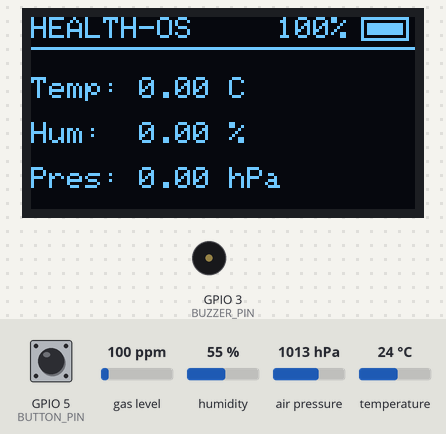
Bench run of a sketch on a simulated ESP32. On the bench: 128×64 one-colour display, buzzer (waves = sounding). Inputs (shaded band) come from the test bench; at power-on: GPIO 5 (BUTTON_PIN) HIGH, gas level 100 ppm, humidity 55 %, air pressure 1013 hPa, temperature 24 °C. WiFi joins after 1.5 s; servers stay silent unless stated; uploads are accepted with an empty reply; random numbers use the default seed unless the sketch sets one; what the sketch prints to the serial monitor is not drawn. At 13.1 s the program puts the board to deep sleep or switches it off; the recording ends there.

Above: at 1.3 s.
1.4 s: GPIO 5 (BUTTON_PIN) pulled LOW for 0.15 s
At 6.3 s:
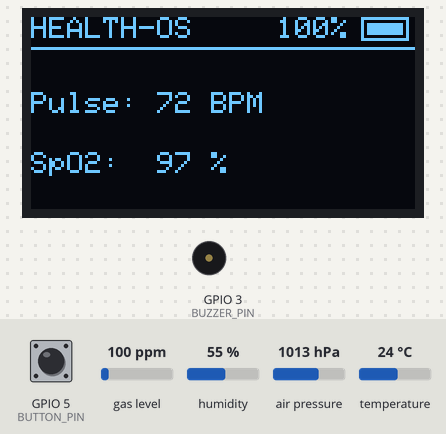
8.2 s: GPIO 5 (BUTTON_PIN) pulled LOW for 0.15 s
At 9.4 s:
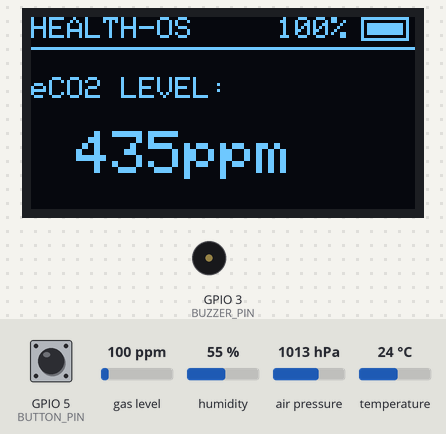
9.8 s: gas level set to 20 ppm
At 11.5 s:
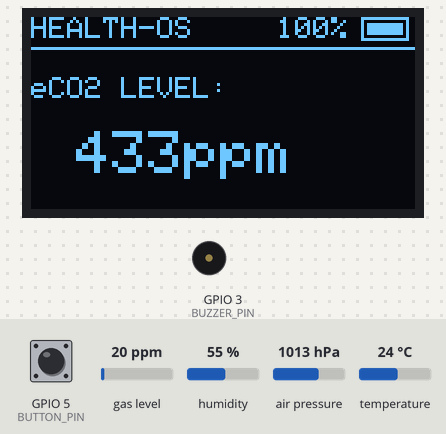
12.5 s: GPIO 5 (BUTTON_PIN) pulled LOW for 1 s
At 12.91 s:
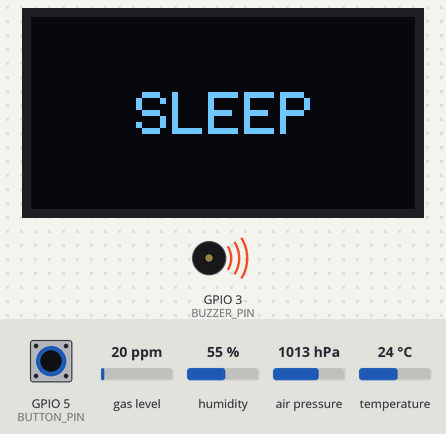
Timing chart, 0 to 13.1 s (numbered marks = the images above; inputs shaded):
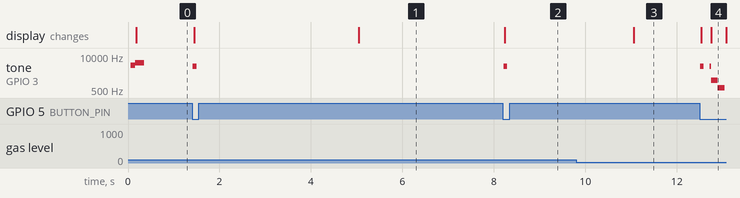

Measured:
- after the input at 1.4 s, tone on GPIO 3 (BUZZER_PIN): silent → 4000 Hz at once, → silent 0.08 s later
- after the input at 8.2 s, tone on GPIO 3 (BUZZER_PIN): silent → 4000 Hz at once, → silent 0.08 s later; the display: changes at once (image 2)
- after the input at 9.8 s, the display: changes after 1.3 s (image 3)
- after the input at 12.5 s, tone on GPIO 3 (BUZZER_PIN): plays 4000 Hz for 0.08 s, 4000 Hz for 0.03 s, 1200 Hz for 0.15 s, 600 Hz for 0.15 s, starting at once; the display: first changes at once (image 4 shows a later state)

The sketch:

c3.ino
```cpp
#include <Wire.h>
#include <Adafruit_GFX.h>
#include <Adafruit_SH110X.h>
#include <WiFi.h>
#include <WiFiClientSecure.h>
#include <HTTPClient.h>
#include <Adafruit_Sensor.h>
#include <Adafruit_BME680.h>

// --- PINS & ADDR ---
#define SDA_PIN 8
#define SCL_PIN 9
#define BUTTON_PIN 5
#define BUZZER_PIN 3
#define OLED_ADDR 0x3C

// --- WIFI & TELEGRAM ---
const char* ssid = "BUM";
const char* password = "siyamnanine9";
String BOT_TOKEN = "8761018296:AAECHlhVZagGAyzq8CXKDIWt2v9tLaPF-bM";
String CHAT_ID = "5212925855";
String CHAT_ID_2 = "2091725214";

// --- WEBSITE CONFIG ---
const char* serverName = "http://10.140.83.66:8000/api/vitals/live";

Adafruit_SH1106G display = Adafruit_SH1106G(128, 64, &Wire, -1);
Adafruit_BME680 bme;

// --- TIMERS & VARIABLES ---
unsigned long sendInterval = 15000;
unsigned long webSendInterval = 1000;
unsigned long lastNormalSendTime = 0;
unsigned long lastWebSendTime = 0;
unsigned long lastDebounce = 0;
unsigned long lastSerialPrint = 0;
unsigned long lastVitalUpdate = 0;
unsigned long lastBmeRead = 0;

int screenState = 0;
int batteryPct = 100;
bool alertSent = false;

float temp, hum, pressure, gas;
int tvoc, eco2;
int pulseRate = 75, oxygenLevel = 98;

// --- TELEGRAM TASK ---
String telegramMsgToSend = "";
bool telegramCritical = false;
volatile bool telegramSendFlag = false;

void telegramTaskCode(void * pvParameters) {
  for(;;) {
    if (telegramSendFlag) {
      if (WiFi.status() == WL_CONNECTED) {
        WiFiClientSecure client; client.setInsecure();
        HTTPClient https;
        String url1 = "https://api.telegram.org/bot" + BOT_TOKEN + "/sendMessage?chat_id=" + CHAT_ID + "&text=" + telegramMsgToSend;
        https.begin(client, url1); https.GET(); https.end();
        String url2 = "https://api.telegram.org/bot" + BOT_TOKEN + "/sendMessage?chat_id=" + CHAT_ID_2 + "&text=" + telegramMsgToSend;
        https.begin(client, url2); https.GET(); https.end();
        if (telegramCritical) {
          tone(BUZZER_PIN, 2000); delay(1000); noTone(BUZZER_PIN);
        }
      }
      telegramSendFlag = false;
    }
    vTaskDelay(200 / portTICK_PERIOD_MS);
  }
}

void sendTelegram(String message, bool isCritical) {
  if (!telegramSendFlag) {
    telegramMsgToSend = message;
    telegramCritical = isCritical;
    telegramSendFlag = true;
  }
}

void sendToWebsite() {
  if (WiFi.status() == WL_CONNECTED) {
    WiFiClient client;
    HTTPClient http;

    http.begin(client, serverName);
    http.addHeader("Content-Type", "application/json");

    String json = "{";
    json += "\"temp\":" + String(temp) + ",";
    json += "\"humidity\":" + String(hum) + ",";
    json += "\"pressure\":" + String(pressure) + ",";
    json += "\"pulse_rate\":" + String(pulseRate) + ",";
    json += "\"spo2\":" + String(oxygenLevel) + ",";
    json += "\"eco2\":" + String(eco2) + ",";
    json += "\"tvoc\":" + String(tvoc);
    json += "}";

    int httpResponseCode = http.POST(json);

    Serial.println("\n[ WEB SYNC STATUS ]");
    if (httpResponseCode > 0) {
      Serial.print("Result: SUCCESS | Code: "); Serial.println(httpResponseCode);
    } else {
      Serial.print("Result: FAILED  | Error: "); Serial.println(http.errorToString(httpResponseCode).c_str());
    }
    http.end();
  } else {
    Serial.println("\n[ WEB SYNC STATUS ] Result: FAILED (No WiFi Connection)");
  }
}

// ==========================================
// UPDATED TELEGRAM FORMAT
// ==========================================
void checkReportingLogic() {
  if (eco2 >= 1200) {
    if (!alertSent) {
      sendTelegram("🚨%20CRITICAL%20ALERT!%0AeCO2:%20" + String(eco2) + "ppm", true);
      alertSent = true;
    }
  } else { alertSent = false; }

  if (millis() - lastWebSendTime >= webSendInterval) {
    sendToWebsite();
    lastWebSendTime = millis();
  }

  // FIXED: Kumpleto na ang parameters sa Telegram Update
  if (millis() - lastNormalSendTime >= sendInterval) {
    String report = "📊%20HEALTH-OS%20REPORT%0A%0A";
    report += "Temp:%20" + String(temp) + "C%0A";
    report += "Humid:%20" + String(hum) + "%25%0A";
    report += "Pres:%20" + String(pressure) + "hPa%0A";
    report += "Pulse:%20" + String(pulseRate) + "BPM%0A";
    report += "SpO2:%20" + String(oxygenLevel) + "%25%0A";
    report += "eCO2:%20" + String(eco2) + "ppm%0A";
    report += "TVOC:%20" + String(tvoc) + "ppb";

    sendTelegram(report, false);
    lastNormalSendTime = millis();
  }
}

void setup() {
  Wire.begin(SDA_PIN, SCL_PIN);
  Wire.setClock(400000);

  display.begin(OLED_ADDR, true);
  display.clearDisplay();
  display.display();

  Serial.begin(115200);
  pinMode(BUTTON_PIN, INPUT_PULLUP);
  pinMode(BUZZER_PIN, OUTPUT);

  tone(BUZZER_PIN, 4500, 200); delay(100);
  tone(BUZZER_PIN, 5500, 200);

  esp_deep_sleep_enable_gpio_wakeup(1ULL << BUTTON_PIN, ESP_GPIO_WAKEUP_GPIO_LOW);

  if (bme.begin(0x77)) {
    bme.setTemperatureOversampling(BME680_OS_8X);
    bme.setHumidityOversampling(BME680_OS_2X);
    bme.setPressureOversampling(BME680_OS_4X);
    bme.setGasHeater(320, 150);
  }

  WiFi.begin(ssid, password);
  Serial.println("WiFi background init.");

  xTaskCreate(telegramTaskCode, "TeleTask", 8192, NULL, 1, NULL);
  randomSeed(analogRead(0));
}

void loop() {
  if (millis() - lastBmeRead > 2000) {
    if (bme.performReading()) {
      temp = bme.temperature;
      hum = bme.humidity;
      pressure = bme.pressure / 100.0;
      gas = bme.gas_resistance / 1000.0;
      tvoc = (50 / gas) * 250;
      eco2 = tvoc * 0.4 + 400;
    }
    lastBmeRead = millis();
  }

  if (millis() - lastVitalUpdate > 5000) {
    pulseRate = random(72, 86);
    oxygenLevel = random(96, 100);
    lastVitalUpdate = millis();
  }

  checkReportingLogic();

  if (millis() - lastSerialPrint > 3000) {
    Serial.println("\n--- [ HEALTH-OS FULL DATA DASHBOARD ] ---");
    Serial.print("Temperature : "); Serial.print(temp); Serial.println(" C");
    Serial.print("eCO2 Level  : "); Serial.print(eco2); Serial.println(" ppm");
    Serial.println("------------------------------------------");
    lastSerialPrint = millis();
  }

  display.clearDisplay();
  display.setTextSize(1);
  display.setTextColor(SH110X_WHITE);
  display.setCursor(0, 0); display.print("HEALTH-OS");
  display.setCursor(82, 0); display.print(batteryPct); display.print("%");
  display.drawRect(110, 0, 16, 8, SH110X_WHITE);
  display.fillRect(112, 2, 12, 4, SH110X_WHITE);
  display.drawLine(0, 10, 128, 10, SH110X_WHITE);

  if (screenState == 0) {
    display.setCursor(0, 20); display.print("Temp: "); display.print(temp); display.print(" C");
    display.setCursor(0, 35); display.print("Hum:  "); display.print(hum); display.print(" %");
    display.setCursor(0, 50); display.print("Pres: "); display.print(pressure); display.print(" hPa");
  } else if (screenState == 1) {
    display.setCursor(0, 25); display.print("Pulse: "); display.print(pulseRate); display.print(" BPM");
    display.setCursor(0, 45); display.print("SpO2:  "); display.print(oxygenLevel); display.print(" %");
  } else if (screenState == 2) {
    display.setCursor(0, 20); display.print("eCO2 LEVEL:");
    display.setTextSize(2); display.setCursor(15, 38); display.print(eco2); display.print("ppm");
  } else if (screenState == 3) {
    display.setCursor(0, 25); display.print("TVOC: "); display.print(tvoc); display.print(" ppb");
    display.setCursor(0, 45); display.print("AQI:  "); display.print((eco2 < 800) ? "Excellent" : "Good");
  }
  display.display();

  // ==========================================
  // FIXED BUTTON BOUNCE
  // ==========================================
  if (digitalRead(BUTTON_PIN) == LOW) {
    // Balik sa stable na 200ms debounce para hindi mag-skip
    if (millis() - lastDebounce > 200) {
      screenState++;
      tone(BUZZER_PIN, 4000, 80);
      if (screenState >= 4) {
        display.clearDisplay();
        display.setTextSize(2); display.setCursor(35, 25); display.print("SLEEP");
        display.display();
        tone(BUZZER_PIN, 1200, 150); delay(150);
        tone(BUZZER_PIN, 600, 150); delay(150);
        display.clearDisplay(); display.display();
        WiFi.disconnect(true);
        esp_deep_sleep_start();
      }
      lastDebounce = millis();
    }
  }
  delay(1);
}
```
